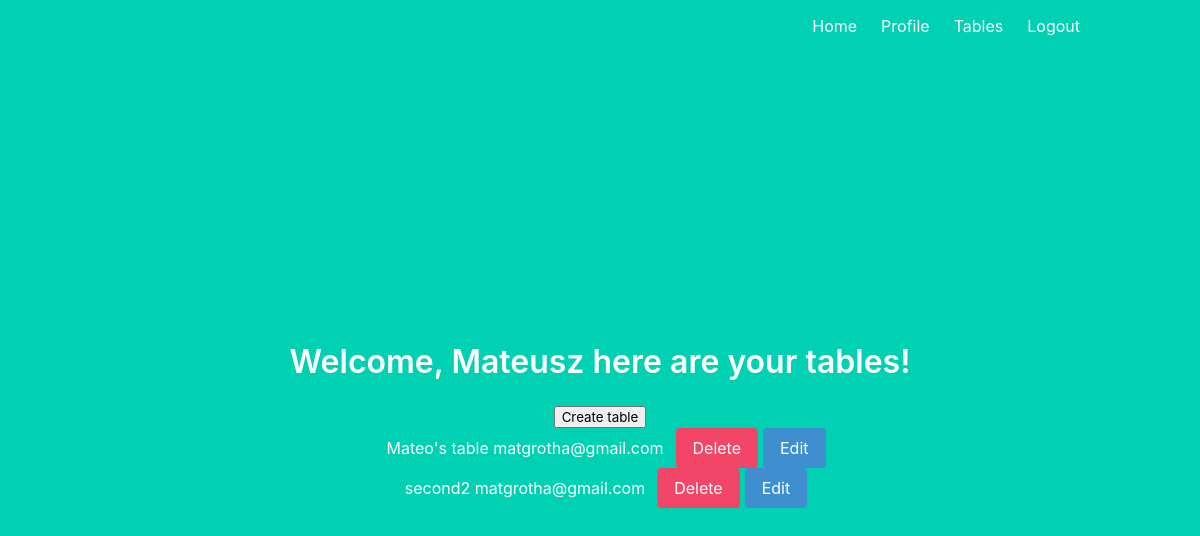
Screenshot of /tables (signed in) with the database file from the repository.
### models.py (models this page shows, shortened)
class User(UserMixin, db.Model):
    id = db.Column(db.Integer, primary_key=True)
    email = db.Column(db.String(100), unique=True)
    password = db.Column(db.String(100))
    name = db.Column(db.String(1000))

class Ttable(db.Model):
    id = db.Column(db.Integer, primary_key=True)
    email = db.Column(db.String(100))
    name = db.Column(db.String(100))

### main.py (the view)
@main.route('/tables', methods=["GET", "POST"])
@login_required
def tables():
    query = Ttable.query.all()
    if request.method == "GET":
      return render_template("tables.html", ttable = query, name = current_user.name)
    if not current_user.is_authenticated:
      return redirect(url_for('index'))

### __init__.py (called while the page is built)
def create_app():
    app = Flask(__name__)
    app.config['SECRET_KEY'] = 'secret-key-goes-here'
    app.config['SQLALCHEMY_DATABASE_URI'] = 'sqlite:///db.sqlite'
    app.config['SQLALCHEMY_TRACK_MODIFICATIONS'] = False
    db.init_app(app)
    login_manager = LoginManager()
    login_manager.login_view = 'auth.login'
    login_manager.init_app(app)
    from .models import User
    from .models import Ttable
    from .models import Task
    @login_manager.user_loader
    def load_user(user_id):
        return User.query.get(int(user_id))
    from .auth import auth as auth_blueprint
    app.register_blueprint(auth_blueprint)
    from .main import main as main_blueprint
    app.register_blueprint(main_blueprint)
    return app

### templates/tables.html
{% extends "base.html" %}
{% block content %}
<h1 class="title">
  Welcome, {{ name }} here are your tables!
</h1>
  <button><a href="{{ url_for('main.table')}}">Create table</a></button>
  {% for tt in ttable %}
    <table style="margin:auto;">
      <tr>
        <td>
          {% if current_user.email == tt.email %}
          <a href="{{ url_for('main.tasks', tablename=tt.name.replace(" ", "_")) }}" class="navbar-item">
            {{tt.name}}
            {{tt.email}}
            </a>
        </td>
        <td>
          <button class="button is-danger">
            <a href="{{ url_for('main.delete_table', tablename=tt.name.replace(" ", "_"), id = tt.id) }}">Delete</a>
          </button>
        </td>
        <td>
          <button class="button is-info" style="margin-left:5px;">
            <a href="{{ url_for('main.edit_table_form', tablename=tt.name.replace(" ", "_"), id = tt.id) }}">Edit</a>
          </button>
        </td>
        {% endif %}
    </tr>
  {% endfor %}
{% endblock %}

### rows the page displays
User: name "Mateusz"
Ttable: name "Mateo's table", email "matgrotha@gmail.com"
Ttable: name "second2", email "matgrotha@gmail.com"
